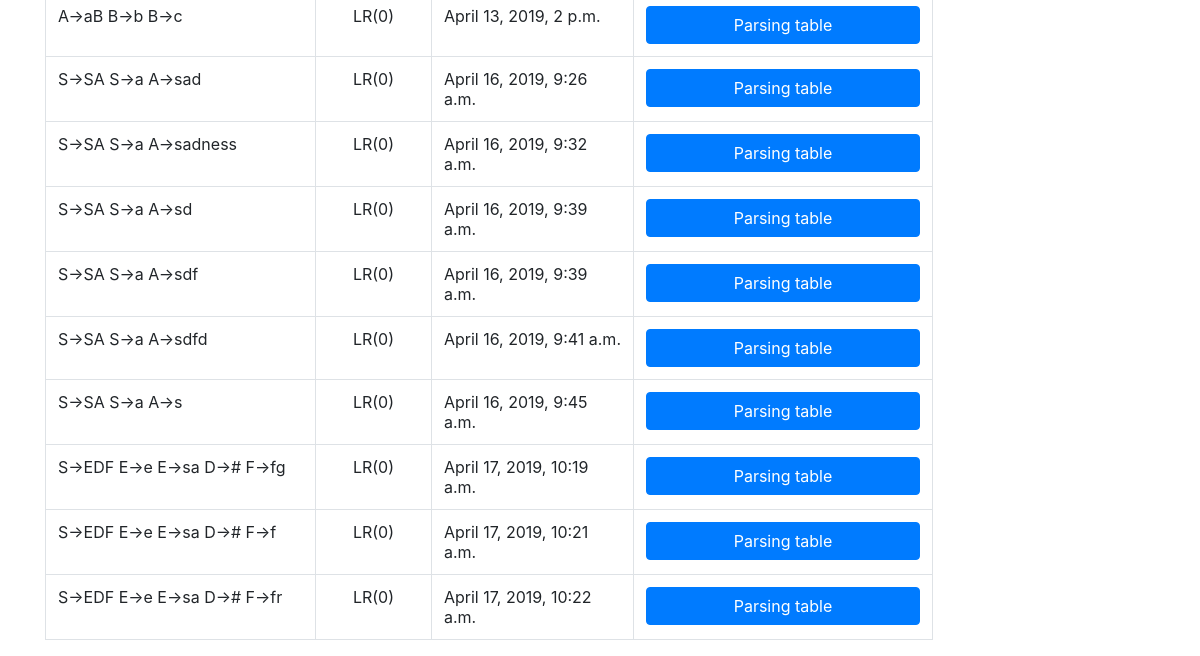
The page /user/ (signed in, lower part) on the database as committed earlier.
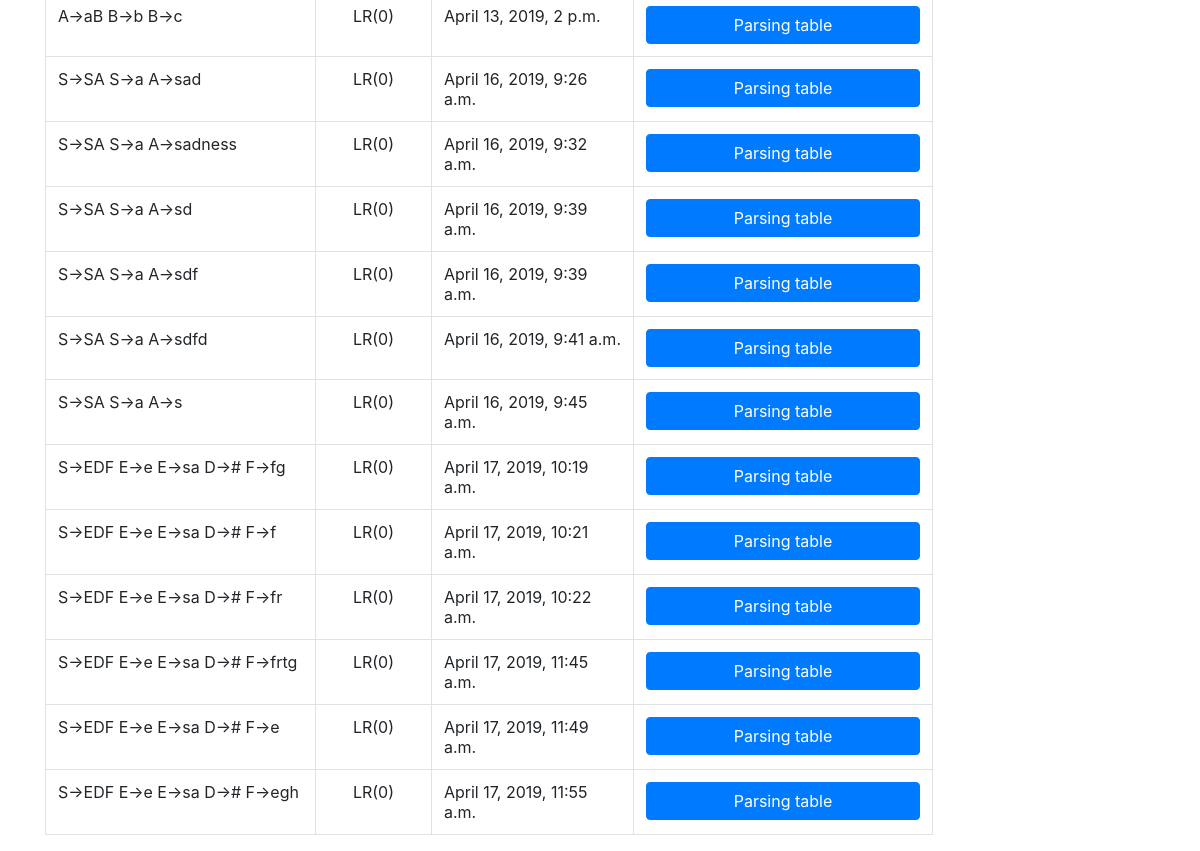
The same page on the database as committed later.
### main/models.py (models this page shows, shortened)
class Grammar(models.Model):
    grammar_productions = models.TextField()
    grammar_terminal_symbols = models.TextField()
    grammar_nonTerminal_symbols = models.TextField()
    grammar_first_set = models.TextField()
    grammar_follow_set = models.TextField()
    grammar_used_parser = models.CharField(max_length = 20)
    grammar_parsing_table_entries = models.TextField()
    grammar_user_submitter = models.ForeignKey(User, on_delete = models.CASCADE)
    grammar_timestamp = models.DateTimeField('Date submitted', default = timezone.now())

### main/views.py (the view)
# urls.py: path("user/", views.user_page, name = "user"),
def user_page(request):
    grammars_to_show = []
    for grammar_entry in Grammar.objects.all():
        if (grammar_entry.grammar_user_submitter == request.user):
            grammars_to_show.append(grammar_entry)
    return(render(request = request, template_name = "main/user_page.html", context = {"grammars": grammars_to_show}))

### main/templates/main/user_page.html (shortened to what this page needs)
{% extends "main/home.html" %}
{% load static %}
{% block content %}
    <br>
    <br>
    <table class="table table-bordered" style="width: 80%">
        {% for element in grammars %}
            <tr>
                <td>{{ element.grammar_productions }}</td>
                {% if element.grammar_used_parser == "lr0" %}
                    <td style="text-align: center;">LR(0)</td>
                {% elif element.grammar_used_parser == "slr0" %}
                    <td style="text-align: center;">SLR(0)</td>
                {% elif element.grammar_used_parser == "lr1" %}
                    <td style="text-align: center;">LR(1)</td>
                {% elif element.grammar_used_parser == "lalr1" %}
                    <td style="text-align: center;">LALR(1)</td>
                {% elif element.grammar_used_parser == "ll1" %}
                    <td style="text-align: center;">LL(1)</td>
                {% endif %}
                <td>{{ element.grammar_timestamp }}</td>
                <td><input class="btn btn-primary btn-user-page" value="Parsing table" onclick="window.location.href='/{{element.grammar_used_parser}}-parser/parsing-grammar-{{element.id}}/'"/></td>
            </tr>
        {% endfor %}
{% endblock %}

Rows that differ between the two databases and show on the page:
added Grammar: grammar_productions "S->EDF E->e E->sa D-># F->frtg", grammar_used_parser "LR(0)", grammar_timestamp "April 17, 2019, 11:45 a.m."
added Grammar: grammar_productions "S->EDF E->e E->sa D-># F->e", grammar_used_parser "LR(0)", grammar_timestamp "April 17, 2019, 11:49 a.m."
added Grammar: grammar_productions "S->EDF E->e E->sa D-># F->egh", grammar_used_parser "LR(0)", grammar_timestamp "April 17, 2019, 11:55 a.m."
